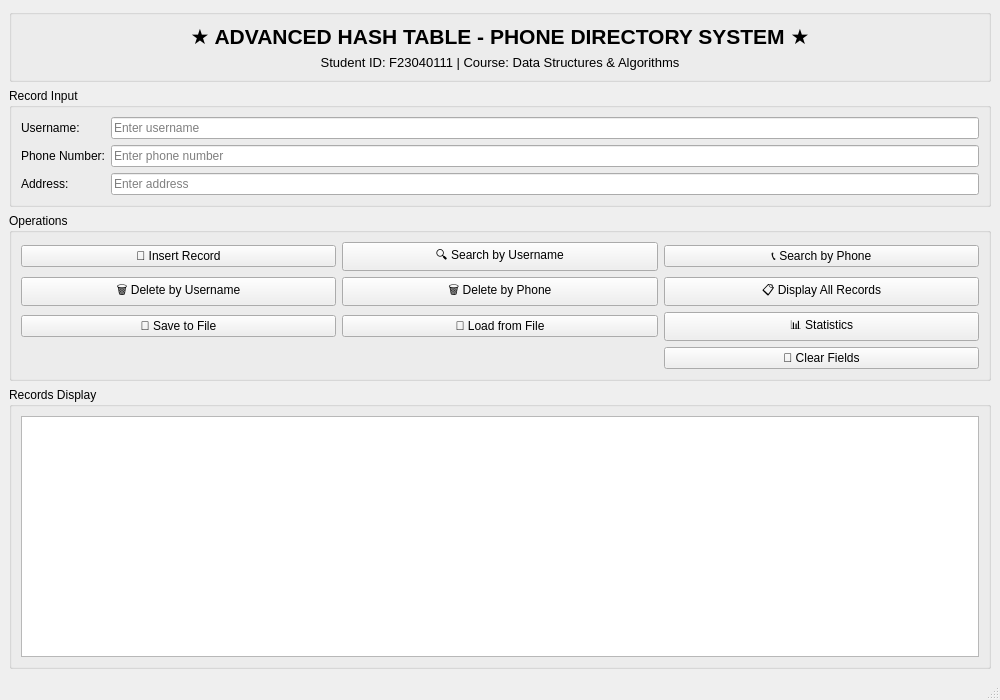
<?xml version="1.0" encoding="UTF-8"?>
<ui version="4.0">
 <class>MainWindow</class>
 <widget class="QMainWindow" name="MainWindow">
  <property name="geometry">
   <rect>
    <x>0</x>
    <y>0</y>
    <width>1000</width>
    <height>700</height>
   </rect>
  </property>
  <property name="windowTitle">
   <string>Advanced Hash Table - Phone Directory System</string>
  </property>
  <widget class="QWidget" name="centralwidget">
   <layout class="QVBoxLayout" name="verticalLayout">
    <item>
     <widget class="QGroupBox" name="groupBoxHeader">
      <property name="title">
       <string/>
      </property>
      <layout class="QVBoxLayout" name="verticalLayout_2">
       <item>
        <widget class="QLabel" name="labelTitle">
         <property name="font">
          <font>
           <pointsize>16</pointsize>
           <weight>75</weight>
           <bold>true</bold>
          </font>
         </property>
         <property name="text">
          <string>★ ADVANCED HASH TABLE - PHONE DIRECTORY SYSTEM ★</string>
         </property>
         <property name="alignment">
          <set>Qt::AlignCenter</set>
         </property>
        </widget>
       </item>
       <item>
        <widget class="QLabel" name="labelStudentID">
         <property name="font">
          <font>
           <pointsize>10</pointsize>
          </font>
         </property>
         <property name="text">
          <string>Student ID: F23040111 | Course: Data Structures &amp; Algorithms</string>
         </property>
         <property name="alignment">
          <set>Qt::AlignCenter</set>
         </property>
        </widget>
       </item>
      </layout>
     </widget>
    </item>
    <item>
     <widget class="QGroupBox" name="groupBoxInput">
      <property name="title">
       <string>Record Input</string>
      </property>
      <layout class="QGridLayout" name="gridLayout">
       <item row="0" column="0">
        <widget class="QLabel" name="labelUsername">
         <property name="text">
          <string>Username:</string>
         </property>
        </widget>
       </item>
       <item row="0" column="1">
        <widget class="QLineEdit" name="lineEditUsername">
         <property name="placeholderText">
          <string>Enter username</string>
         </property>
        </widget>
       </item>
       <item row="1" column="0">
        <widget class="QLabel" name="labelPhone">
         <property name="text">
          <string>Phone Number:</string>
         </property>
        </widget>
       </item>
       <item row="1" column="1">
        <widget class="QLineEdit" name="lineEditPhone">
         <property name="placeholderText">
          <string>Enter phone number</string>
         </property>
        </widget>
       </item>
       <item row="2" column="0">
        <widget class="QLabel" name="labelAddress">
         <property name="text">
          <string>Address:</string>
         </property>
        </widget>
       </item>
       <item row="2" column="1">
        <widget class="QLineEdit" name="lineEditAddress">
         <property name="placeholderText">
          <string>Enter address</string>
         </property>
        </widget>
       </item>
      </layout>
     </widget>
    </item>
    <item>
     <widget class="QGroupBox" name="groupBoxOperations">
      <property name="title">
       <string>Operations</string>
      </property>
      <layout class="QGridLayout" name="gridLayout_2">
       <item row="0" column="0">
        <widget class="QPushButton" name="btnInsert">
         <property name="font">
          <font>
           <pointsize>9</pointsize>
          </font>
         </property>
         <property name="text">
          <string>📝 Insert Record</string>
         </property>
        </widget>
       </item>
       <item row="0" column="1">
        <widget class="QPushButton" name="btnSearchUsername">
         <property name="font">
          <font>
           <pointsize>9</pointsize>
          </font>
         </property>
         <property name="text">
          <string>🔍 Search by Username</string>
         </property>
        </widget>
       </item>
       <item row="0" column="2">
        <widget class="QPushButton" name="btnSearchPhone">
         <property name="font">
          <font>
           <pointsize>9</pointsize>
          </font>
         </property>
         <property name="text">
          <string>📞 Search by Phone</string>
         </property>
        </widget>
       </item>
       <item row="1" column="0">
        <widget class="QPushButton" name="btnDeleteUsername">
         <property name="font">
          <font>
           <pointsize>9</pointsize>
          </font>
         </property>
         <property name="text">
          <string>🗑️ Delete by Username</string>
         </property>
        </widget>
       </item>
       <item row="1" column="1">
        <widget class="QPushButton" name="btnDeletePhone">
         <property name="font">
          <font>
           <pointsize>9</pointsize>
          </font>
         </property>
         <property name="text">
          <string>🗑️ Delete by Phone</string>
         </property>
        </widget>
       </item>
       <item row="1" column="2">
        <widget class="QPushButton" name="btnDisplayAll">
         <property name="font">
          <font>
           <pointsize>9</pointsize>
          </font>
         </property>
         <property name="text">
          <string>📋 Display All Records</string>
         </property>
        </widget>
       </item>
       <item row="2" column="0">
        <widget class="QPushButton" name="btnSave">
         <property name="font">
          <font>
           <pointsize>9</pointsize>
          </font>
         </property>
         <property name="text">
          <string>💾 Save to File</string>
         </property>
        </widget>
       </item>
       <item row="2" column="1">
        <widget class="QPushButton" name="btnLoad">
         <property name="font">
          <font>
           <pointsize>9</pointsize>
          </font>
         </property>
         <property name="text">
          <string>📂 Load from File</string>
         </property>
        </widget>
       </item>
       <item row="2" column="2">
        <widget class="QPushButton" name="btnStatistics">
         <property name="font">
          <font>
           <pointsize>9</pointsize>
          </font>
         </property>
         <property name="text">
          <string>📊 Statistics</string>
         </property>
        </widget>
       </item>
       <item row="3" column="2">
        <widget class="QPushButton" name="btnClear">
         <property name="font">
          <font>
           <pointsize>9</pointsize>
          </font>
         </property>
         <property name="text">
          <string>🔄 Clear Fields</string>
         </property>
        </widget>
       </item>
      </layout>
     </widget>
    </item>
    <item>
     <widget class="QGroupBox" name="groupBoxDisplay">
      <property name="title">
       <string>Records Display</string>
      </property>
      <layout class="QVBoxLayout" name="verticalLayout_3">
       <item>
        <widget class="QTableWidget" name="tableWidget">
         <property name="alternatingRowColors">
          <bool>true</bool>
         </property>
         <property name="selectionBehavior">
          <enum>QAbstractItemView::SelectRows</enum>
         </property>
         <property name="sortingEnabled">
          <bool>false</bool>
         </property>
        </widget>
       </item>
      </layout>
     </widget>
    </item>
   </layout>
  </widget>
  <widget class="QStatusBar" name="statusbar"/>
 </widget>
 <resources/>
 <connections/>
</ui>
